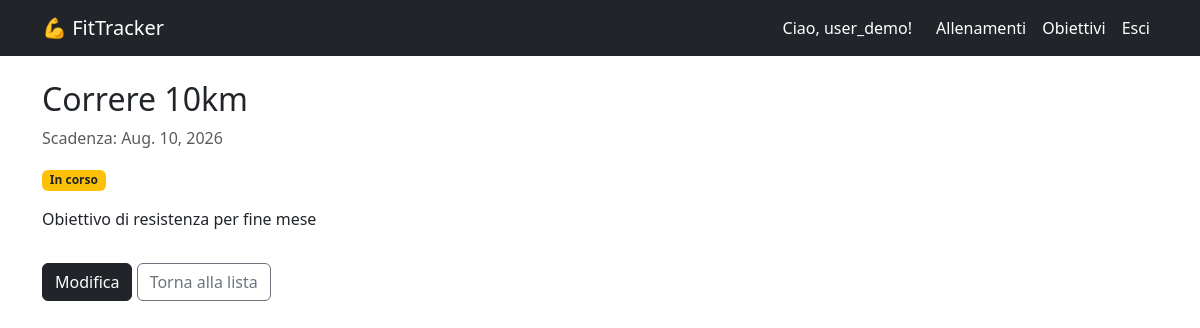
The app's page /goals/3/ (signed in), older data.
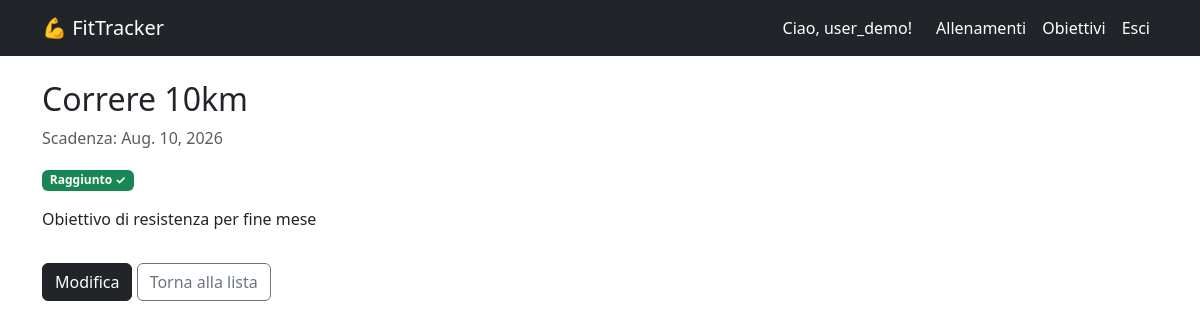
The same page, newer data.
### workout/views.py (the view)
# urls.py: path('goals/<int:pk>/', views.goal_detail, name = 'goal_detail'),
@login_required
def goal_detail(request, pk):
    goal = get_object_or_404(Goal, pk = pk, user = request.user)
    return render(request, 'workout/goal_detail.html', {'goal': goal})

### workout/templates/workout/goal_detail.html
{% extends 'workout/base.html' %}
{% block content %}
<h2>{{ goal.title }}</h2>
{% if goal.target_date %}
    <p class = "text-muted">Scadenza: {{ goal.target_date }}</p>
{% endif %}
{% if goal.achieved %}
    <span class = "badge bg-success mb-3">Raggiunto ✓</span>
{% else %}
    <span class = "badge bg-warning text-dark mb-3">In corso</span>
{% endif %}
<p>{{ goal.description }}</p>
<a href = "{% url 'goal_edit' goal.pk %}" class = "btn btn-dark mt-3">Modifica</a>
<a href = "{% url 'goal_list' %}" class = "btn btn-outline-secondary mt-3">Torna alla lista</a>
{% endblock %}

Row changes from the older to the newer data that the page shows:
changed Goal "Correre 10km": achieved False → True (drawn)
Text that changed along with them:
text no longer shown: "In corso"
text now shown: "Raggiunto ✓"
